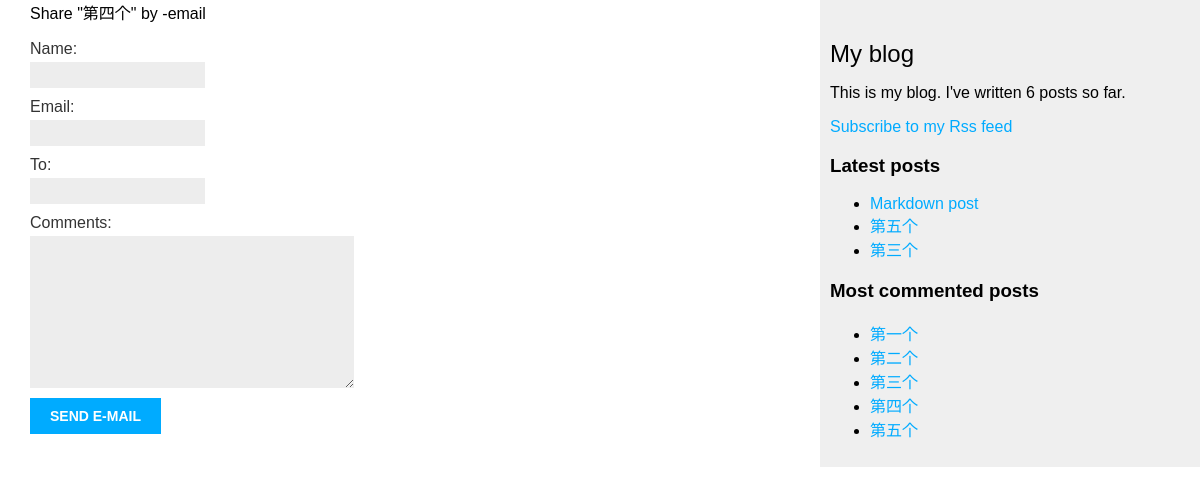
/blog/4/share/, run on the app's committed database.
### blog/models.py (models this page shows, shortened)
class Post(models.Model):
    STATUS_CHOICES = (
        ('draft', 'Draft'),
        ('published', 'Published'),
    )
    title = models.CharField('标题', max_length=250)
    slug = models.SlugField(max_length=250,
                            unique_for_date='publish')
    author = models.ForeignKey(User,
                               on_delete=models.CASCADE,
                               related_name='blog_posts')
    body = models.TextField()
    publish = models.DateTimeField(default=timezone.now)
    created = models.DateTimeField(auto_now_add=True)
    updated = models.DateTimeField(auto_now=True)
    status = models.CharField(max_length=10,
                              choices=STATUS_CHOICES,
                              default='draft')
    objects = models.Manager()
    published = PublishedManager()
    tags = TaggableManager()
    class Meta:
        ordering = ('-publish',)
    def get_absolute_url(self):
        return reverse('blog:post_detail',
                       args=(
                           self.publish.year,
                           self.publish.strftime('%m'),
                           self.publish.strftime('%d'),
                           self.slug
                       ))

### blog/views.py (the view)
# urls.py: url(r'^(?P<post_id>\d+)/share/$', views.post_share, name='post_share'),
def post_share(request, post_id):
    post = get_object_or_404(Post, id=post_id, status='published')
    sent = False
    if request.method == 'POST':
        form = EmailPostForm(request.POST)
        if form.is_valid():
            cd = form.cleaned_data
            post_url = request.build_absolute_uri(post.get_absolute_url())
            subject = '{} ({}) recommends you reading "{}"'.format(cd['name'], cd['email'], post.title)
            message = 'Read "{}" at {}\n\n{}\'s comments: {}'.format(post.title, post_url, cd['name'], cd['comments'])
            send_mail(subject, message, '2446867994@qq.com', [cd['to'], ], fail_silently=False)
            sent = True
    else:
        form = EmailPostForm()
    return render(request, 'blog/post/share.html', {'post': post,
                                                    'form': form,
                                                    'sent': sent,
                                                    })

### blog/forms.py
class EmailPostForm(forms.Form):
    name = forms.CharField(max_length=25)
    email = forms.EmailField()
    to = forms.EmailField()
    comments = forms.CharField(required=False, widget=forms.Textarea)

### blog/models.py (called while the page is built)
    def get_queryset(self):
        return super(PublishedManager, self).get_queryset().filter(status='published')

### blog/templatetags/blog_tags.py (called while the page is built)
@register.simple_tag
def total_posts():
    return Post.published.count()

@register.inclusion_tag('blog/post/latest_posts.html')
def show_latest_posts(count=5):
    latest_posts = Post.published.order_by('-publish')[:count]
    return {'latest_posts': latest_posts}

@register.simple_tag
def get_most_commented_posts(count=5):
    return Post.published.annotate(
        total_comments=Count('comments')
    ).order_by('-total_comments')[:count]

### blog/templates/blog/post/share.html (shortened to what this page needs)
{% extends "blog/base.html" %}
{% block content %}
    {% if sent %}
        <h1>E-mail successfully sent</h1>
        <p>
        "{{ post.title }}" was successfully sent to {{ form.cleaned_data.to }}.
        </p>
    {% else %}
        <h>Share "{{ post.title }}" by -email</h>
        <form action="." method="post">
            {{ form.as_p }}
            <input type="submit" value="Send e-mail">
        </form>
    {% endif %}
{% endblock %}

### blog/templates/blog/base.html (shortened to what this page needs)
{% load blog_tags %}
{% load staticfiles %}
<!DOCTYPE html>
<html lang="en">
<head>
    <link rel="stylesheet" href="{% static "css/blog.css" %}">
</head>
<body>
    <div id="content">
        {% block content %}
        {% endblock %}
    </div>
    <div id="sidebar">
        <h2>My blog</h2>
        <p>This is my blog. I've written {% total_posts %} posts so far.</p>
        <p><a href="{% url "blog:post_feed" %}">Subscribe to my Rss feed</a></p>
        <h3>Latest posts</h3>
        {% show_latest_posts 3 %}
        <h3>Most commented posts</h3>
        {% get_most_commented_posts as most_commented_posts %}
        <ul>
            {% for post in most_commented_posts %}
                <li>
                    <a href="{{ post.get_absolute_url }}">{{ post.title }}</a>
                </li>
            {% endfor %}
        </ul>
    </div>
</body>
</html>

### blog/templates/blog/post/latest_posts.html
<ul>
    {% for post in latest_posts %}
        <li>
            <a href="{{ post.get_absolute_url }}">{{ post.title }}</a>
        </li>
    {% endfor %}
</ul>

### blog/static/css/blog.css (style rules this page uses)
body { margin:0; padding:0; font-family:helvetica, sans-serif; }
a { color:#00abff; text-decoration:none; }
h2 { font-weight:normal; margin:30px 0 0; }
#content { float:left; width:60%; padding:0 0 0 30px; }
#sidebar { float:right; width:30%; padding:10px; background:#efefef; height:100%; }
label { float:left; clear:both; color:#333; margin-bottom:4px; }
input, textarea { clear:both; float:left; margin:0 0 10px; background:#ededed; border:0; padding:6px 10px; font-size:12px; }
input[type=submit] { font-weight:bold; background:#00abff; color:#fff; padding:10px 20px; font-size:14px; text-transform:uppercase; }

### data on the page
Post: title "第四个"
Post: title "Markdown post"
Post: title "第五个"
Post: title "第三个"
Post: title "第一个"
Post: title "第二个"
